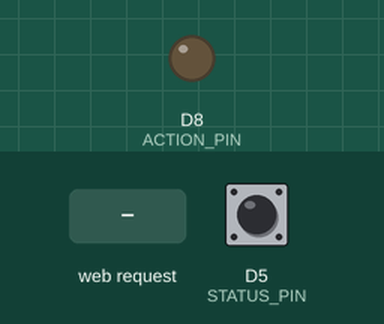
This sketch was run on a simulated Arduino MKR. Shown: output pins drawn as LEDs (lit = HIGH). The test bench sets the inputs (shaded band); at power-on: D5 (STATUS_PIN) HIGH. WiFi joins after 1.5 s; servers stay silent unless stated; not simulated (calls return 0 or success): secrets.h.

Above: at 2.7 s.
2.8 s: HTTP request GET /close received
At 2.93 s:
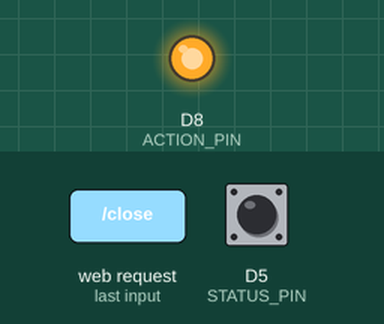
Timing chart, 0 to 5.8 s (numbered marks = the images above; inputs shaded):
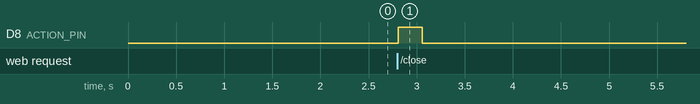

Measured:
- after the input at 2.8 s, D8 (ACTION_PIN): LOW → HIGH at once, → LOW 0.25 s later

The sketch:

garage.ino
```cpp
#include <SPI.h>
#include <WiFiNINA.h>

// defines SSID + PASS + GARAGE_IP + LOG_ENABLE
#include "secrets.h"

#define STATUS_PIN 5
#define ACTION_PIN 8

// multicast address/port where we send logs when enabled
#define LOG_DEST {239, 255, 17, 73}, 1234

#ifndef DOOR_MOVE_TIME
#define DOOR_MOVE_TIME 10
#endif

WiFiServer server(80);
#ifdef LOG_ENABLE
WiFiUDP Udp;
#endif
int Idx;
unsigned long NextWiFiCheck;
uint_fast8_t ErrCount;
char MsgOut[80];

struct Route {
	const char path[80];
	int (*func)(WiFiClient *);
};

unsigned long LastToggle = 0;

enum GarageState {
	opened = 1,
	closed = 2,
	opening = 3,
	closing = 4
};

GarageState CurState;

int garageStat(WiFiClient *client);
int openGarage(WiFiClient *client);
int closeGarage(WiFiClient *client);
int toggleGarage(WiFiClient *client);

struct Route Routes[] = {
	{"/status", garageStat},
	{"/open", openGarage},
	{"/close", closeGarage},
	{"/toggle", toggleGarage}
};

const char *curStateString() {
	switch (CurState) {
		case opened : return "open";
		case closed : return "closed";
		case opening : return "opening";
		case closing : return "closing";
	}
	return "unknown";
}

// returns CurState - updates it if needed.
int garageStat(WiFiClient *client) {
	if ((CurState == opening || CurState == closing) && millis() < LastToggle + (DOOR_MOVE_TIME * 1000)) {
		// want to acknowledge "moving" status until we've reached DOOR_MOVE_TIME.
		return CurState;
	}
	return CurState = (digitalRead(STATUS_PIN) == HIGH ? opened : closed);
}

int openGarage(WiFiClient *client) {
	int s = garageStat(client);
	if (s == closed) {
		return toggleGarage(client);
	}
	strcpy(MsgOut, "Garage not closed");
	return 0;
}

int closeGarage(WiFiClient *client) {
	int s = garageStat(client);
	if (s == opened) {
		return toggleGarage(client);
	}
	strcpy(MsgOut, "Garage not open");
	return 0;
}

int toggleGarage(WiFiClient *client) {
	int stat = garageStat(client);
	strcpy(MsgOut, ((stat == opened || stat == opening) ? "Closing garage" : "Opening Garage"));
	CurState = (stat == opened || stat == opening) ? closing : opening;
	digitalWrite(ACTION_PIN, HIGH);
	delay(250);
	digitalWrite(ACTION_PIN, LOW);
	LastToggle = millis();
	return 0;
}

void setup() {

	WiFi.setHostname("garaguino");
	#ifdef GARAGE_IP
	WiFi.config(GARAGE_IP);
	// otherwise DHCP is used.
	#endif

	while (WiFi.begin(SSID, PASS) != WL_CONNECTED) {
		digitalWrite(13, HIGH);
		delay(1000);
		digitalWrite(13, LOW);
	}

	WiFi.lowPowerMode();

	NextWiFiCheck = millis() + 10000;

	#ifdef LOG_ENABLE
		Udp.begin(8000);
	#endif

	server.begin();

	pinMode(STATUS_PIN, INPUT_PULLUP);
	pinMode(ACTION_PIN, OUTPUT);

	// seed with noise, as long as A0 isn't connected to anything.
	randomSeed(analogRead(0));

	CurState = opened;
	garageStat(NULL); // will force update CurState.
}

void (*SystemReset)() = 0;

void loop() {
	#ifdef LOG_ENABLE
	char logBuf[2048];
	size_t logPos = 0;
	#endif
	char buf[2048];
	int r, i, stat;
	const char *p, *method;
	char *ptr, *ptr2;
	int (*func)(WiFiClient *) = NULL;

	WiFiClient client = server.available();
	MsgOut[0] = '\0';

	if (client) {

		r = client.read((uint8_t *)buf, sizeof(buf));

		#ifdef LOG_ENABLE
			auto ip = client.remoteIP();
			logPos = sprintf(logBuf, " %d.%d.%d.%d:%d ",
				ip[0], ip[1], ip[2], ip[3], client.remotePort());
		#endif

		// make buf just our first line.
		strtok(buf, "\r\n");

		if ((strncmp(buf, "POST ", 5) != 0 || ((method = "POST") && false))
			&& (strncmp(buf, "GET ", 4) != 0 || ((method = "GET") && false))) {
			// invalid request method.
			#ifdef LOG_ENABLE
				Udp.beginPacket(LOG_DEST);
				logPos += sprintf(logBuf + logPos, "- Invalid request - method not GET or POST");
				Udp.write(logBuf, logPos);
				Udp.endPacket();
			#endif

			client.write(buf, sprintf(buf,
				"HTTP/1.1 400 Bad Request\r\n"
				"Content-Type: application/json\r\n"
				"Server: Garaguino\r\n"
				"Content-Length: 65\r\n\r\n"
				"{\"message\": \"Request method invalid or unknown\","
				" \"status\": 400}\r\n"));
		} else {

			// find the requested path.
			for (ptr2 = ptr = strchr(buf, ' ') + 1; !isWhitespace(*ptr); ++ptr) {}
			*ptr = '\0';

			for (i = 0; i < sizeof(Routes) / sizeof(*Routes); i++) {
				if (strcmp(ptr2, Routes[i].path) == 0) {
					func = Routes[i].func;
					break;
				}
			}

			if (func) {
				stat = 200;
				p = NULL;
				ptr2 = strdup(ptr2);
				if (func != garageStat && (r = func(&client))) {
					// requested function failed.
					stat = 500;

					r = sprintf(buf,
						"HTTP/1.1 200 OK\r\n"
						"Content-Type: application/json\r\n"
						"Server: Garaguino\r\n"
						"Content-Length: 58\r\n\r\n"
						R"({"status": 500, "message": "An internal error occurred"})"
						"\r\n");

					client.write((uint8_t *)buf, r);
				} else {
					// get current status, and spit back response.
					garageStat(&client);
					p = curStateString();

					r = sprintf(buf,
						"HTTP/1.1 200 OK\r\n"
						"Content-Type: application/json\r\n"
						"Server: Garaguino\r\n"
						"Content-Length: %d\r\n\r\n"
						R"({"status": 200, "garage state": "%s", "message": "%s"})"
						"\r\n",
						52 + strlen(p) + strlen(MsgOut),
						p, MsgOut);

					client.write((uint8_t *)buf, r);
				}
				#ifdef LOG_ENABLE
					Udp.beginPacket(LOG_DEST);
					logPos += sprintf(logBuf + logPos, "%s %s %d (%s)", method, ptr2, stat, p);
					Udp.write(logBuf, logPos);
					Udp.endPacket();
				#endif
				free(ptr2);
			} else {
				// 404
				#ifdef LOG_ENABLE
					Udp.beginPacket(LOG_DEST);
					logPos += sprintf(logBuf + logPos, "%s %s 404", method, ptr2);
					Udp.write(logBuf, logPos);
					Udp.endPacket();
				#endif

				ptr2 = strdup(ptr2);

				r = sprintf(buf,
					"HTTP/1.1 404 Not Found\r\n"
					"Content-Type: application/json\r\n"
					"Server: Garaguino\r\n"
					"Content-Length: %d\r\n\r\n"
					R"({"status": 404, "message": "Requested path %s not found"})"
					"\r\n", strlen(ptr2) + 57, ptr2);

				free(ptr2);
				client.write((uint8_t *)buf, r);
			}

		}


		client.stop();
		// actively having a connection is a pretty solid indicator the wifi
		// is still working.
		NextWiFiCheck = millis() + 10000;
		ErrCount = 0;
	} else {
		if (millis() > NextWiFiCheck) {
			if (WiFi.status() != WL_CONNECTED) {
				digitalWrite(13, HIGH);
				delay(100 * (1 << ErrCount));
				digitalWrite(13, LOW);
				// exponential backoff, for good measure.
				if (++ErrCount > 5) {
					// failed for a good chunk of time. kill switch.
					SystemReset();
				}
				return;
			} else {
				ErrCount = 0;
				NextWiFiCheck = millis() + 10000;
			}
		}
		delay(50);
	}

	// update curState - even if everything SHOULD get a new update when needed.
	if (CurState == opening || CurState == closing
		&& millis() > LastToggle + (DOOR_MOVE_TIME * 1000)) {

		garageStat(NULL);
	}
}
```
